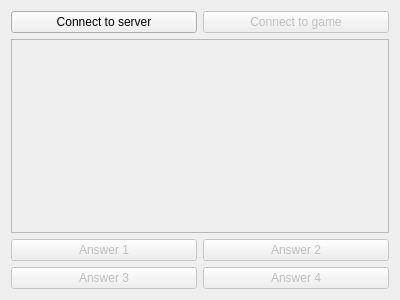
<?xml version="1.0" encoding="UTF-8"?>
<ui version="4.0">
 <class>PlayerWindow</class>
 <widget class="QWidget" name="PlayerWindow">
  <property name="geometry">
   <rect>
    <x>0</x>
    <y>0</y>
    <width>400</width>
    <height>300</height>
   </rect>
  </property>
  <property name="windowTitle">
   <string>Gracz</string>
  </property>
  <layout class="QGridLayout" name="gridLayout">
   <item row="2" column="0">
    <widget class="QPushButton" name="ans1">
     <property name="enabled">
      <bool>false</bool>
     </property>
     <property name="text">
      <string>Answer 1</string>
     </property>
    </widget>
   </item>
   <item row="0" column="0">
    <widget class="QPushButton" name="connectButton">
     <property name="text">
      <string>Connect to server</string>
     </property>
    </widget>
   </item>
   <item row="4" column="1">
    <widget class="QPushButton" name="ans4">
     <property name="enabled">
      <bool>false</bool>
     </property>
     <property name="text">
      <string>Answer 4</string>
     </property>
     <property name="default">
      <bool>true</bool>
     </property>
    </widget>
   </item>
   <item row="2" column="1">
    <widget class="QPushButton" name="ans2">
     <property name="enabled">
      <bool>false</bool>
     </property>
     <property name="text">
      <string>Answer 2</string>
     </property>
    </widget>
   </item>
   <item row="0" column="1">
    <widget class="QPushButton" name="gameButton">
     <property name="enabled">
      <bool>false</bool>
     </property>
     <property name="text">
      <string>Connect to game</string>
     </property>
    </widget>
   </item>
   <item row="1" column="0" colspan="2">
    <widget class="QListView" name="chatView">
     <property name="enabled">
      <bool>false</bool>
     </property>
     <property name="editTriggers">
      <set>QAbstractItemView::NoEditTriggers</set>
     </property>
    </widget>
   </item>
   <item row="4" column="0">
    <widget class="QPushButton" name="ans3">
     <property name="enabled">
      <bool>false</bool>
     </property>
     <property name="text">
      <string>Answer 3</string>
     </property>
    </widget>
   </item>
  </layout>
 </widget>
 <resources/>
 <connections/>
</ui>
